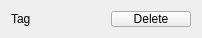
<?xml version="1.0" encoding="UTF-8"?>
<ui version="4.0">
 <class>TagWidget</class>
 <widget class="QWidget" name="TagWidget">
  <property name="geometry">
   <rect>
    <x>0</x>
    <y>0</y>
    <width>202</width>
    <height>38</height>
   </rect>
  </property>
  <property name="minimumSize">
   <size>
    <width>122</width>
    <height>38</height>
   </size>
  </property>
  <property name="maximumSize">
   <size>
    <width>202</width>
    <height>38</height>
   </size>
  </property>
  <property name="windowTitle">
   <string>Form</string>
  </property>
  <layout class="QHBoxLayout" name="horizontalLayout" stretch="10,1">
   <item>
    <widget class="QLabel" name="TagName">
     <property name="text">
      <string>Tag</string>
     </property>
    </widget>
   </item>
   <item>
    <widget class="QPushButton" name="DeleteTag">
     <property name="text">
      <string>Delete</string>
     </property>
    </widget>
   </item>
  </layout>
 </widget>
 <resources/>
 <connections/>
</ui>
